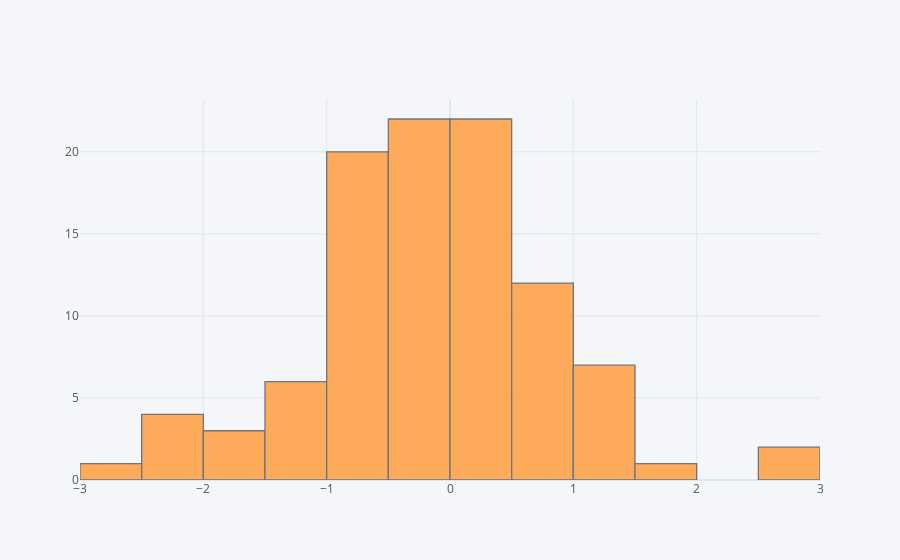

The cell this chart's notebook holds for it:
### Markdown cell above
## histogram

### Code cell
df['A'].iplot(kind='hist',bins=25)

### Figure 1 — Plotly figure (JSON) as saved in the notebook; plotly's stock layout.template omitted (floating-point values rounded to 4 significant figures)
{"data": [{"histfunc": "count", "histnorm": "", "marker": {"color": "rgba(255, 153, 51, 1.0)", "line": {"color": "#4D5663", "width": 1.3}}, "name": "A", "nbinsx": 25, "opacity": 0.8, "orientation": "v", "type": "histogram", "x": [-0.1286, -1.635, -0.5868, 0.2054, -0.7704, -0.6084, -0.7772, 0.8639, 0.1988, 0.5357, -0.8055, 2.819, -2.24, -0.9089, 0.7688, 1.376, -0.1411, 0.08436, -0.4754, -0.1674, -0.9928, -0.7456, 0.3635, -0.5883, 0.2541, 0.8075, -2.18, 1.084, -0.6155, -0.8121, 2.682, -0.8861, 1.47, 0.5739, -0.2354, 0.3856, 0.7187, 0.3411, 0.5082, -1.023, 0.09453, -0.7468, 0.6229, -1.006, 0.4394, 0.14, -0.1894, -2.159, -0.7712, -0.1363, 1.881, -0.03717, 1.264, -1.982, -0.9559, 0.3247, 0.1875, 0.07551, -0.4919, -0.4065, 0.3769, -1.266, 0.8543, 0.2922, -0.4358, -0.503, -0.07342, -0.5807, 0.1681, 0.7541, -2.807, 0.2944, -0.9074, 0.1542, -0.4021, -1.102, 1.059, -0.3873, 0.8504, -1.527, 0.1789, 0.8598, -0.5332, 0.4263, 1.476, 1.045, -2.029, -0.02973, -0.6746, -0.4239, -0.3659, -0.1992, -1.301, -0.07019, -0.06323, 0.0902, -0.4218, -1.447, 0.3939, -0.165]}], "layout": {"barmode": "overlay", "legend": {"bgcolor": "#F5F6F9", "font": {"color": "#4D5663"}}, "paper_bgcolor": "#F5F6F9", "plot_bgcolor": "#F5F6F9", "title": {"font": {"color": "#4D5663"}}, "xaxis": {"gridcolor": "#E1E5ED", "showgrid": true, "tickfont": {"color": "#4D5663"}, "title": {"font": {"color": "#4D5663"}, "text": ""}, "zerolinecolor": "#E1E5ED"}, "yaxis": {"gridcolor": "#E1E5ED", "showgrid": true, "tickfont": {"color": "#4D5663"}, "title": {"font": {"color": "#4D5663"}, "text": ""}, "zerolinecolor": "#E1E5ED"}}}
